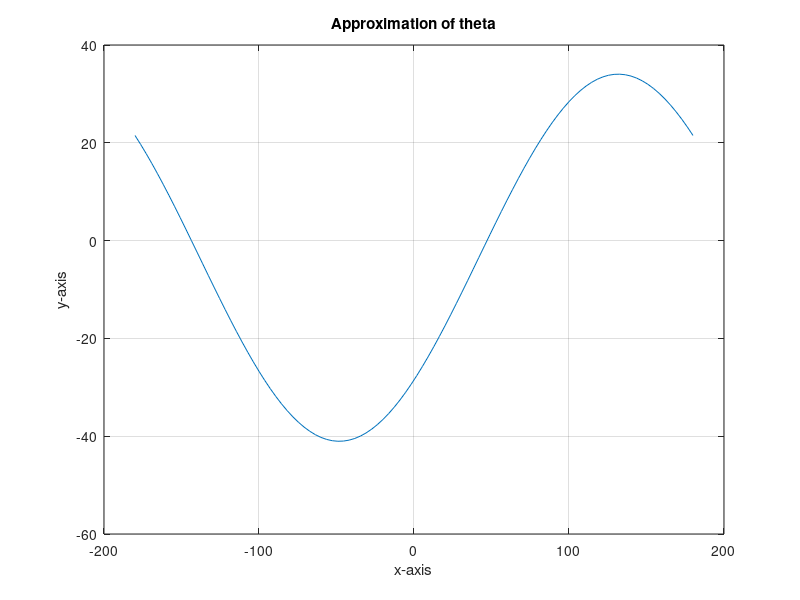

Source code (MATLAB): (Note: this script raises an error after producing the figure.)
function  root_geo_design()
w=28;h=25;b=3.5;
% part a:
fprintf("part a :\n");
left_lim = rad2deg(-pi);
right_lim = rad2deg(pi);
theta=linspace(left_lim,right_lim);
f = @(theta)  w*sind(theta) - h*cosd(theta)-b;
plot(theta,f(theta));
grid on;
xlabel("x-axis");
ylabel("y-axis");
title("Approximation of theta");
disp("approximate roots are (found by zooming in the graph) = -143.5899, 47.11319.");
fprintf("Number of roots = 2\n\n");
%part b)
fprintf("part b:\n");
[bisect_root, niter_bisect] = bisect2( '28*sin(theta) - 25*cos(theta)-3.5', [0,pi/2],0.017453);
bisect_root = rad2deg(bisect_root);
fprintf('root by BISECTION method = %f, Number of iterations in bisect method = %d\n', bisect_root, niter_bisect);
[fixed_root, niter_fixed] = fixedpt( 'asin((25*cos(theta)+3.5)/28)' , [-pi,pi] , 0.017453);
fixed_root = rad2deg(fixed_root);
fprintf('root by FIXED method = %f,',  fixed_root);
fprintf('Number of iterations in fixed method = %d\n',niter_fixed);
[newton_root, niter_newton] = newton( '28*sin(theta) - 25*cos(theta)-3.5', '28*cos(theta)+25*sin(theta)', 0 , 0.017453);
newton_root = rad2deg(newton_root);
fprintf('root by NEWTON method = %f, Number of iterations in newton method = %d\n\n', newton_root, niter_newton);
%part c)
fprintf("part c: \n");
thetaStar = acos((-b*h + sqrt((b^2*h^2) + (h^2+w^2)*(w^2-b^2) ))/(h^2 + w^2));
thetaStar = rad2deg(thetaStar);
fprintf("EXACT root : %f \n\n",thetaStar);
fprintf("part d: \n");
%part d)
%values of exact d1 and d2
exact_d2 =  h/(2*sind(thetaStar));
exact_alpha = rad2deg(pi/2) - thetaStar;
exact_d1 = exact_d2 - (b/tand(exact_alpha)) - (b/tand(thetaStar));
fprintf("Using exact value of theta: d1 = %f, d2 = %f\n\n ",exact_d1,exact_d2);
%values of d1 and d2 by newton method
d2 = h/(2*sind(newton_root));
%b2 = w - 2*d2*cosd(newton_root);
alpha = rad2deg(pi/2) - newton_root;
d1 = d2 - (b/tand(alpha)) - (b/tand(newton_root));
fprintf("Using APPROXIMATED value of theta: d1 = %f, d2 = %f\n\n ",d1,d2);
%claculating relative error to compute accuracy
re_d1 = abs((exact_d1 - d1)/exact_d1);
re_d2 = abs((exact_d2 - d2)/exact_d1);
fprintf("relative error in d1: %f\nrelative error in d2: %f\n",re_d1,re_d2);
end
